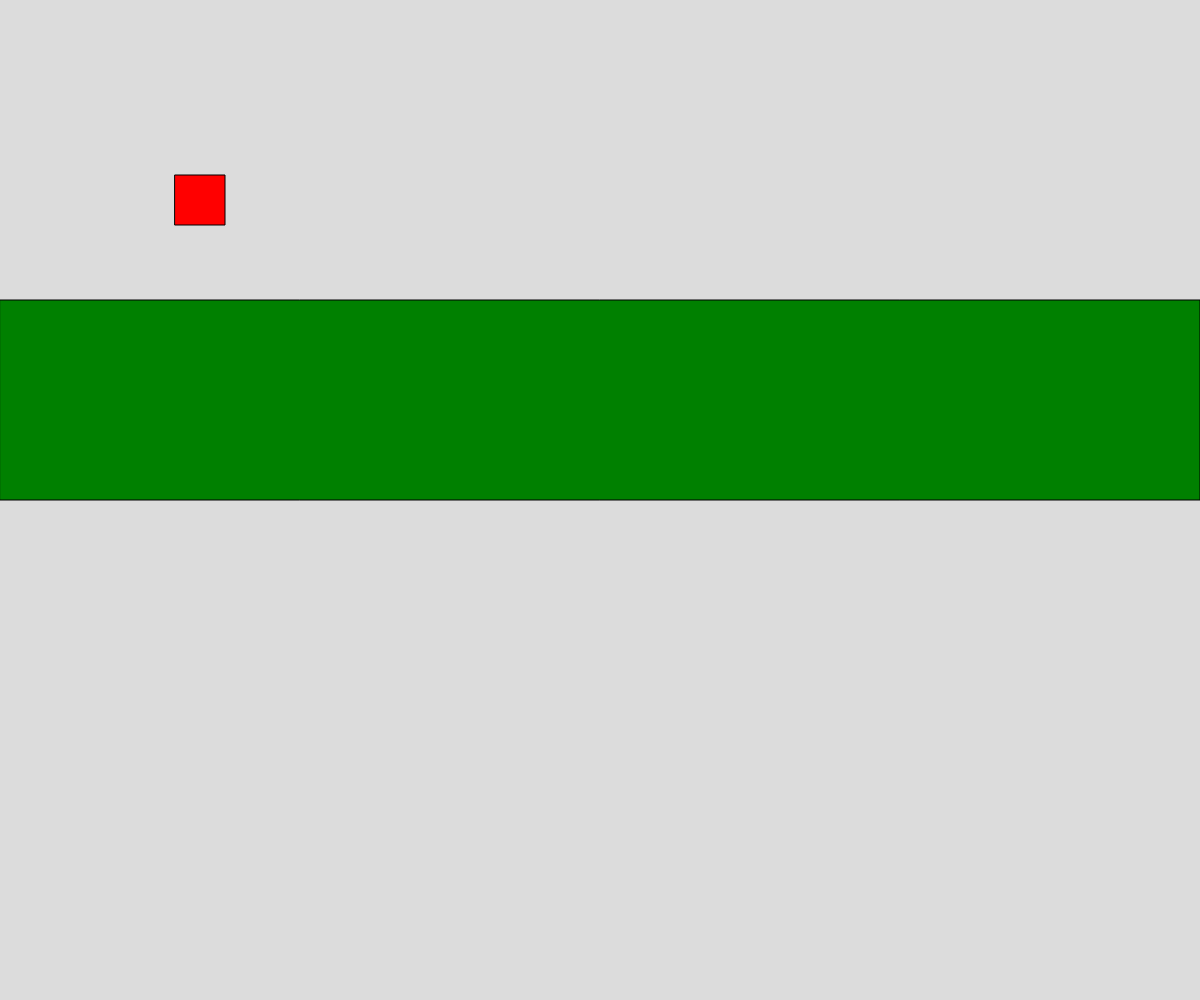
Frame 1 (no input)
Frame 60 (no input): identical to frame 1, image omitted
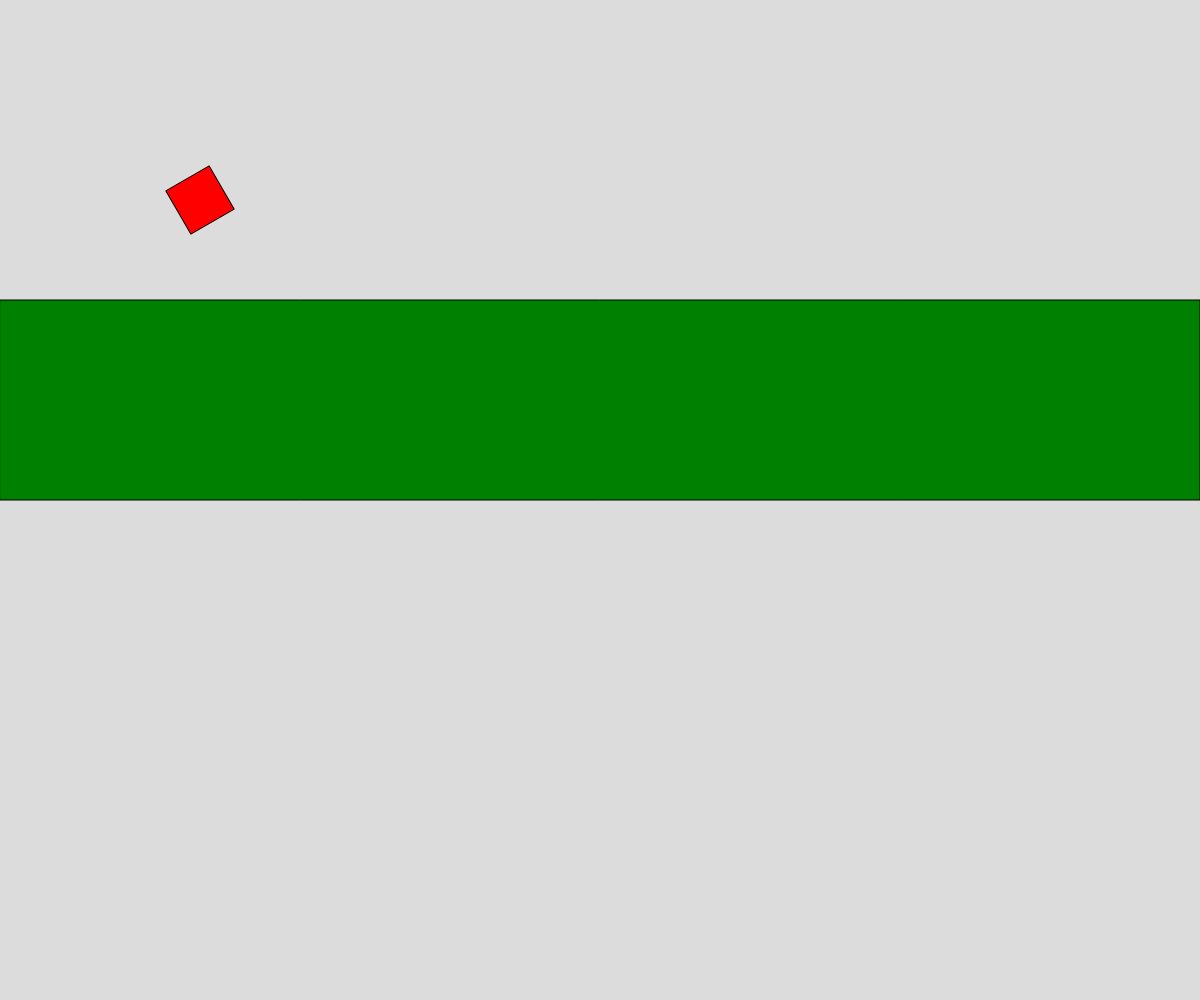
Frame 120 (the mouse pressed at the canvas centre since frame 60)

The p5.js sketch that drew these frames (run headless with seeded random() and noise() and a simulated clock; from frame 60 on, the mouse is pressed at the canvas centre):

// p5.js sketch
// ── sketch.js
// Translate Rotate
// Dmitrii Pletminsev
// 10/17/24
//
// Extra for Experts:
// - describe what you did to take this project "above and beyond"


function setup() {
  createCanvas(windowWidth, windowHeight);
  angleMode(DEGREES);

  rectMode(CENTER);
}

function draw() {
  background(220);

  push();

  translate(200, 200);
  rotate(mouseX);

  fill("red");
  square(0, 0, 50);

  pop();
  fill("green");
  rect(width/2, 400, width, 200);
}
